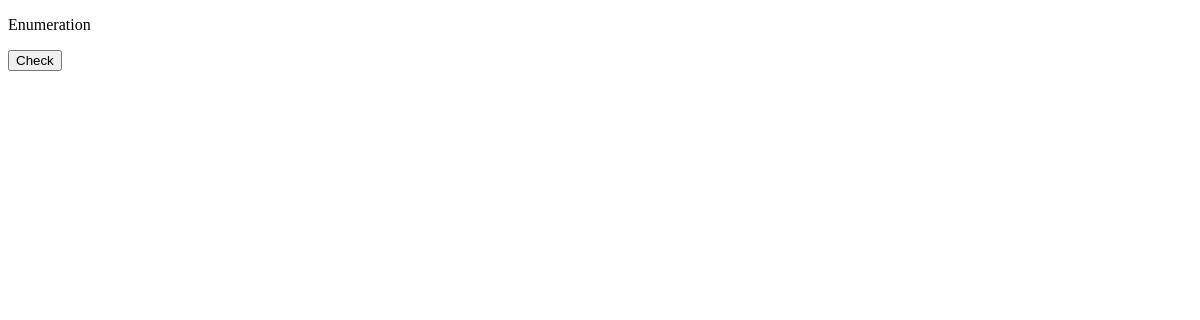
Before: /quiz/identification.php with the older database file.
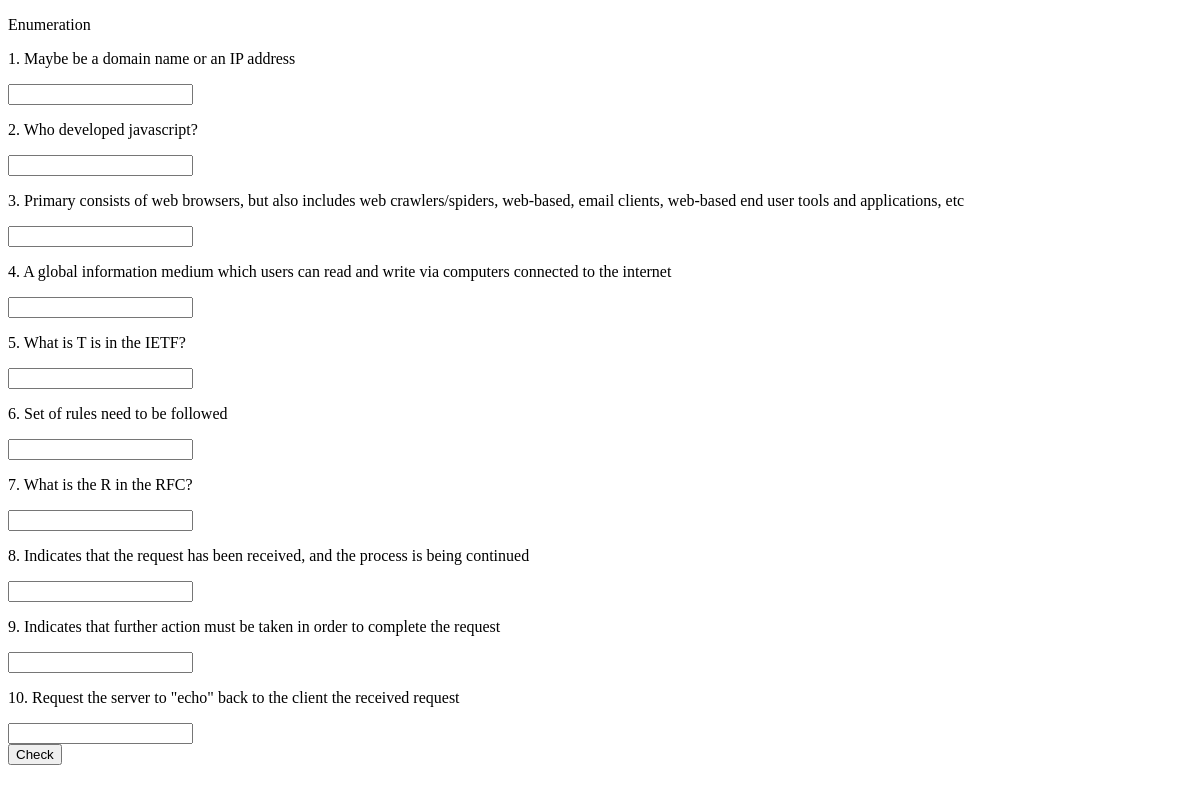
After: the same page with the newer database file.
### tables this page shows
CREATE TABLE IF NOT EXISTS `questions` (
  `question_id` int(11) NOT NULL AUTO_INCREMENT,
  `question` varchar(500) NOT NULL,
  `type_of_question` enum('enumeration','identification','multiple_choice','matching_type') NOT NULL,
  `answer_id` int(11) DEFAULT NULL,
  `no_of_answers` int(11) DEFAULT NULL,
  PRIMARY KEY (`question_id`),
  KEY `answer_id` (`answer_id`)
);

### quiz/identification.php (the view, shortened to what this page needs)
<?php
    include '../dbconnect.php';
?>
<!DOCTYPE html>
<html>
<head lang="en">
</head>
<body>
    <p>Enumeration</p>
    <form method="POST">
        <?php
        $res=mysqli_query($conn, "SELECT * FROM questions where type_of_question like 'identification'");
        $count = 1;
        while ($res_row = $res->fetch_assoc()) {
            $question = $res_row['question'];
            echo "<p>" . $count . ". " . $question . "</p>";
            $question_id= $res_row['question_id'];
            echo "<input type='input' name='identificationAnswer," . $question_id . "' ></br>";
            $count++;
        }
        ?>
        <button type="submit" name="check" id="check"> Check </button>
    </form>
</body>
</html>

Changed rows visible on the page:
added questions: question "Maybe be a domain name or an IP address"
added questions: question "Who developed javascript?"
added questions: question "Primary consists of web browsers, but also includes web crawlers/spiders, web-based, email clients, web-based end user tools and applications, etc"
added questions: question "A global information medium which users can read and write via computers connected to the internet"
added questions: question "What is T is in the IETF?"
added questions: question "Set of rules need to be followed"
added questions: question "What is the R in the RFC?"
added questions: question "Indicates that the request has been received, and the process is being continued"
added questions: question "Indicates that further action must be taken in order to complete the request"
added questions: question "Request the server to \"echo\" back to the client the received request"
